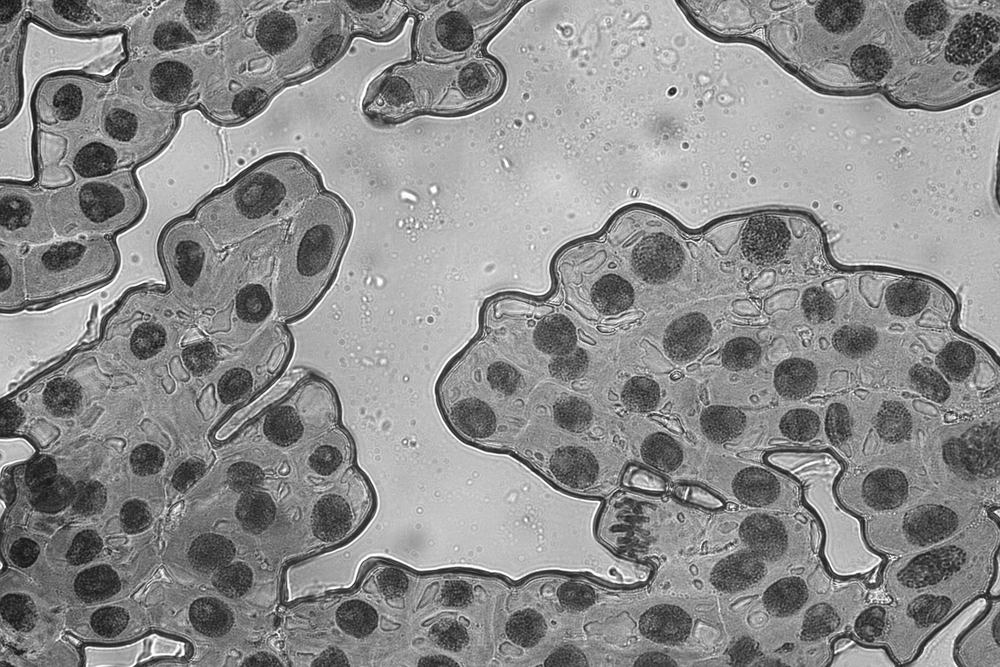
#> input picture Datasets/raw_dataset/input/346.png, 1000 x 667 px, shrunk from 3072 x 2048 before the run, found by its file name
$ jupyter execute duplicate_removal.ipynb
#> lines starting #> are read from the running program, lines starting #| are printed output that depends on the picture; after the words box and inside, x2 and y2 are one past the last pixel; in counts of white or black regions, pixels touching at a corner belong together
[cell 1]
import cv2
import matplotlib.pyplot as plt
import numpy as np

[cell 2]
IMAGE_PATH = "/Users/joaquincibeira/INA/346.png"

[cell 3]
image = cv2.imread(IMAGE_PATH, cv2.COLOR_BGR2GRAY)
#> image is the input picture: shape (667, 1000); min 16, max 255, mean 139.9

[cell 4]
plt.imshow(image)
plt.show()

[cell 5]
blurred = cv2.GaussianBlur(image, (11, 11), 0)
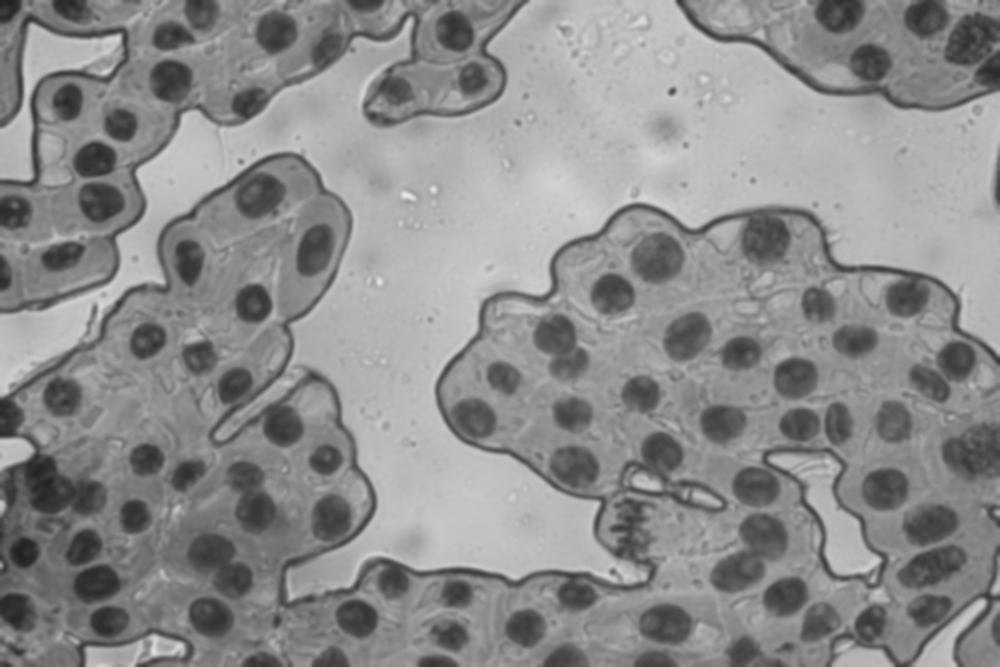
#> blurred: shape (667, 1000); min 32, max 235, mean 139.9

_, thresh = cv2.threshold(blurred, 100, 255, cv2.THRESH_TOZERO_INV)
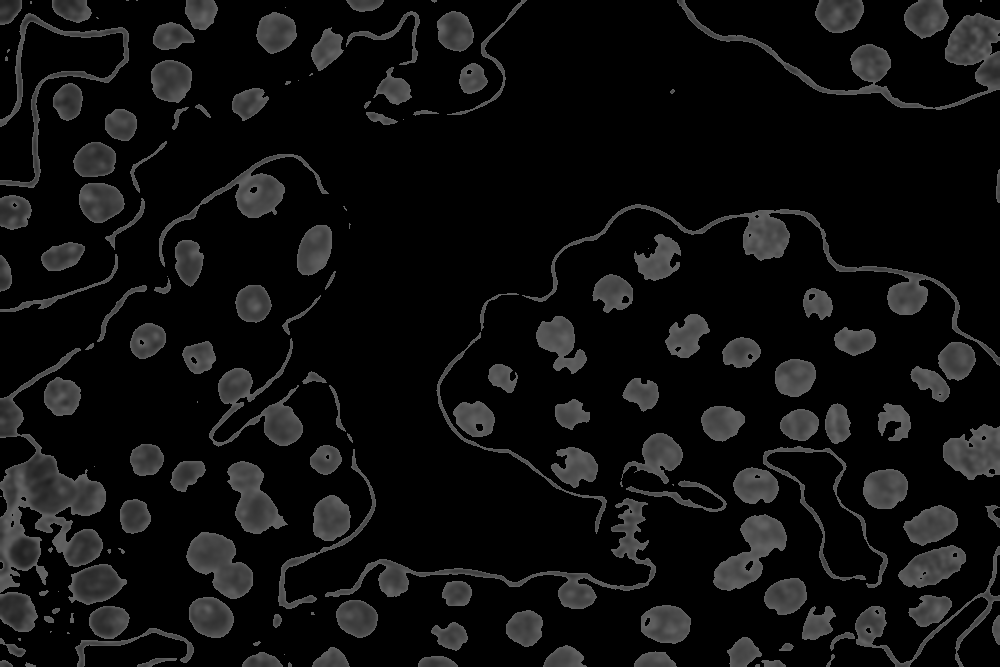
#> thresh: shape (667, 1000); min 0, max 100, mean 15.4

blurred_2 = cv2.GaussianBlur(thresh, (101, 101), 0)
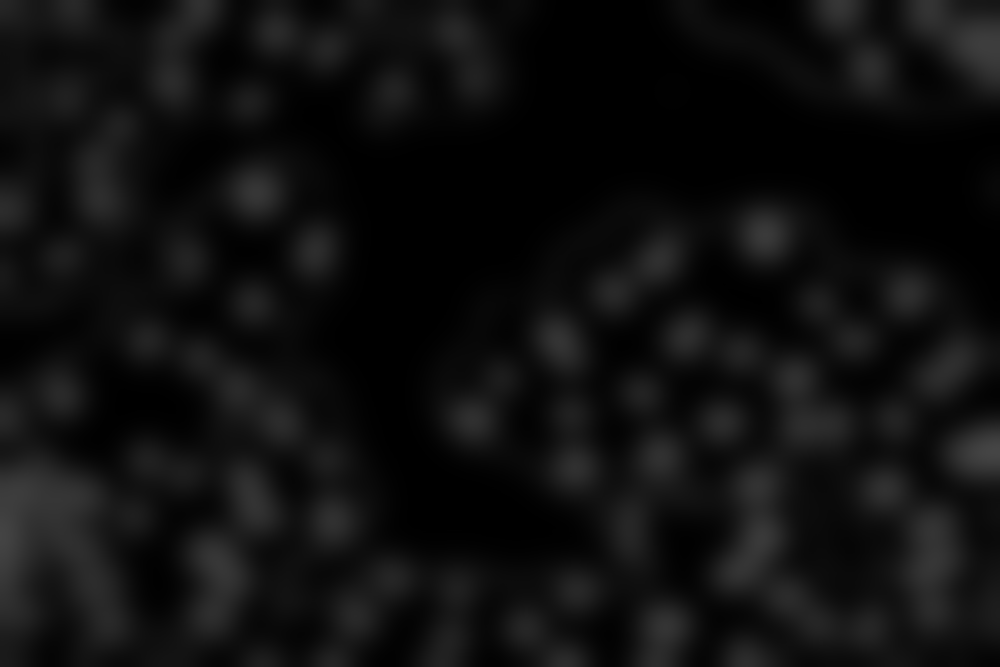
#> blurred_2: shape (667, 1000); min 0, max 69, mean 15.4


# Plot the original, blurred, and thresholded images
plt.figure(figsize=(12, 4))

plt.subplot(1, 3, 1)
plt.title('Original')
plt.imshow(image, cmap='gray')
plt.axis('off')

plt.subplot(1, 3, 2)
plt.title('Blurred')
plt.imshow(thresh, cmap='gray')
plt.axis('off')

plt.subplot(1, 3, 3)
plt.title('Thresholded')
plt.imshow(blurred_2, cmap='gray')
plt.axis('off')

plt.tight_layout()
plt.show()
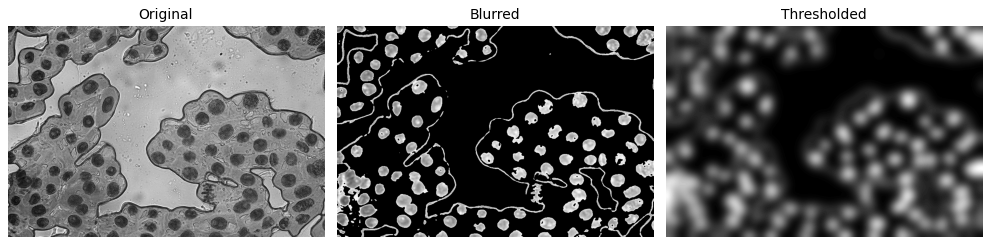
#> figure drawn by matplotlib, 3 panels

[cell 6]
kernel = cv2.getStructuringElement(cv2.MORPH_ELLIPSE, (3, 3))
cleaned = cv2.morphologyEx(thresh, cv2.MORPH_OPEN, kernel)

# Find contours
contours, _ = cv2.findContours(cleaned, cv2.RETR_EXTERNAL, cv2.CHAIN_APPROX_SIMPLE)
#> contours = 169 contours, 23 with area under 20; largest, box (x1, y1, x2, y2) and area: (0, 434, 106, 593) 8150, (325, 498, 656, 609) 4130, (739, 209, 1000, 366) 3970, (209, 340, 303, 447) 2860, (935, 13, 1000, 110) 2851

# Create output mask for detected circles
circle_mask = np.zeros_like(image)

# Loop through contours and keep only circles
for cnt in contours:
    area = cv2.contourArea(cnt)
    perimeter = cv2.arcLength(cnt, True)
    if perimeter == 0 or area == 0:
        continue
    circularity = 4 * np.pi * (area / (perimeter * perimeter))

    if 0.7 < circularity < 1.2 and 30 < area < 300:  # These ranges are important
        cv2.drawContours(circle_mask, [cnt], -1, 255, -1)
#> this loop made 169 passes
#> (area, perimeter, circularity) on passes 2, 5, 6: (20.5, 23.07, 0.484), (110, 56.14, 0.439), (54, 32.49, 0.643)
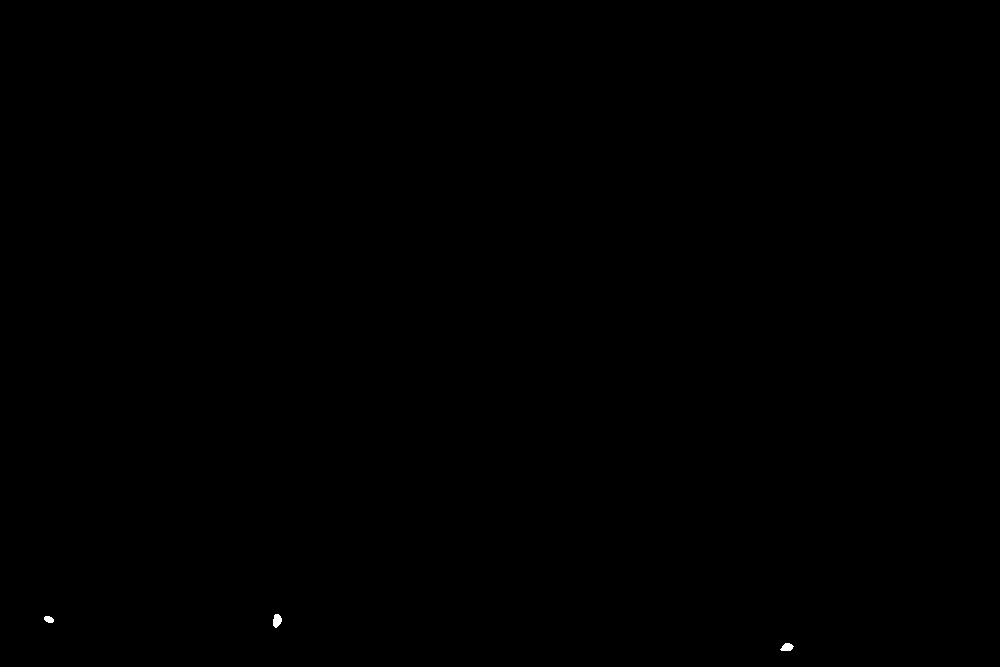
#> circle_mask: shape (667, 1000); 0.03% white; 3 white regions, box (x1, y1, x2, y2) and area: (273, 614, 282, 628) 94, (780, 643, 794, 651) 80, (44, 616, 54, 623) 54

# Display results
plt.figure(figsize=(12, 4))

plt.subplot(1, 3, 1)
plt.title('Original')
plt.imshow(image, cmap='gray')
plt.axis('off')

plt.subplot(1, 3, 2)
plt.title('Thresholded')
plt.imshow(thresh, cmap='gray')
plt.axis('off')

plt.subplot(1, 3, 3)
plt.title('Only Circles')
plt.imshow(circle_mask, cmap='gray')
plt.axis('off')

plt.tight_layout()
plt.show()

$ run again, with Datasets/raw_dataset/input/331.png copied over Datasets/raw_dataset/input/346.png
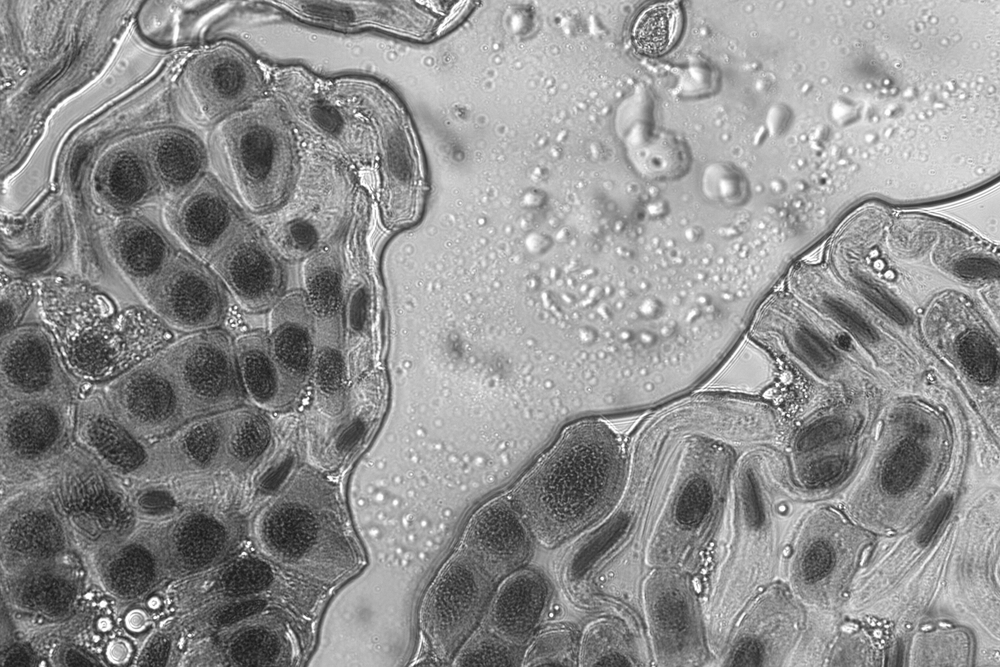
#> input picture Datasets/raw_dataset/input/331.png, 1000 x 667 px, shrunk from 3072 x 2048 before the run, found by its file name
#> image is the input picture: shape (667, 1000); min 24, max 255, mean 143.8
#> `blurred_2 = cv2.GaussianBlur(thresh, (101, 101), 0)`:
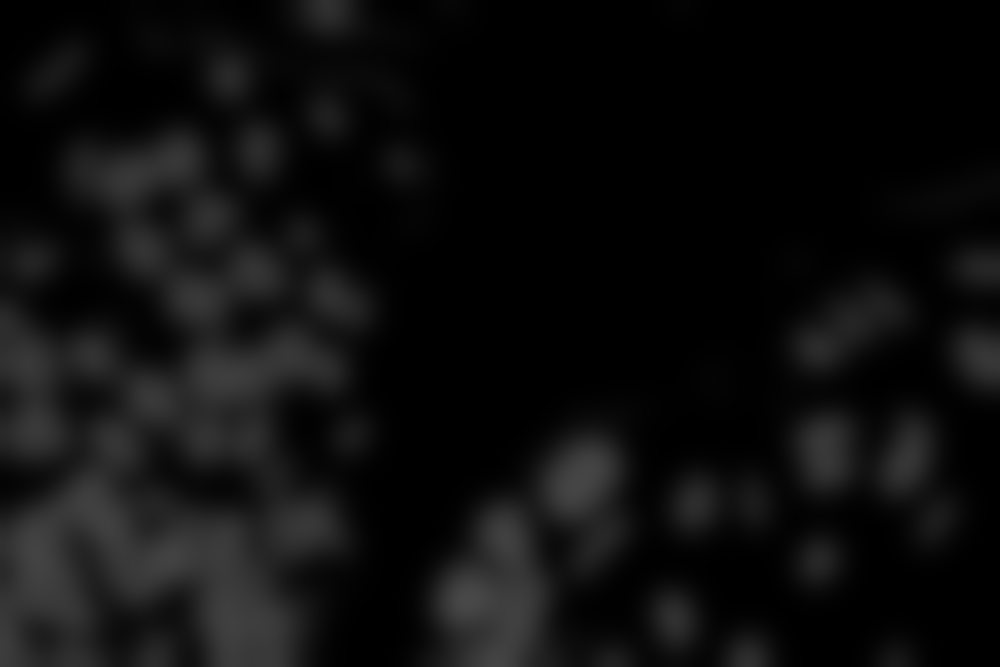
#> blurred_2: shape (667, 1000); min 0, max 73, mean 14
#> `plt.show()`:
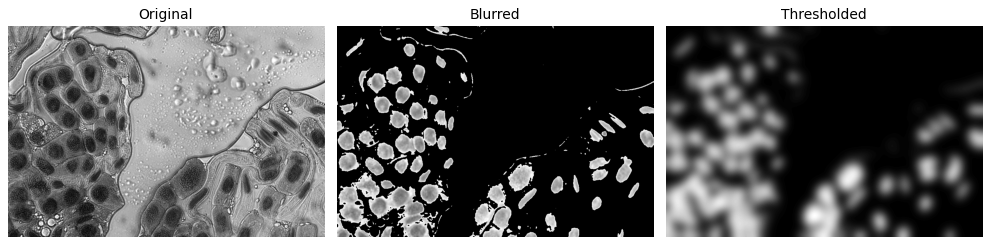
#> figure drawn by matplotlib, 3 panels
#> contours = 171 contours, 85 with area under 20; largest, box (x1, y1, x2, y2) and area: (4, 463, 319, 667) 26136, (434, 498, 550, 667) 9936, (184, 323, 344, 408) 6976, (539, 437, 622, 524) 4408, (263, 501, 352, 562) 3224
#> the loop `for cnt in contours:` made 171 passes
#> (area, perimeter, circularity) on passes 2, 3, 5: (138.5, 70.04, 0.355), (34.5, 31.56, 0.435), (383, 91.11, 0.58)

$ run again, with Datasets/raw_dataset/input/332.png copied over Datasets/raw_dataset/input/346.png
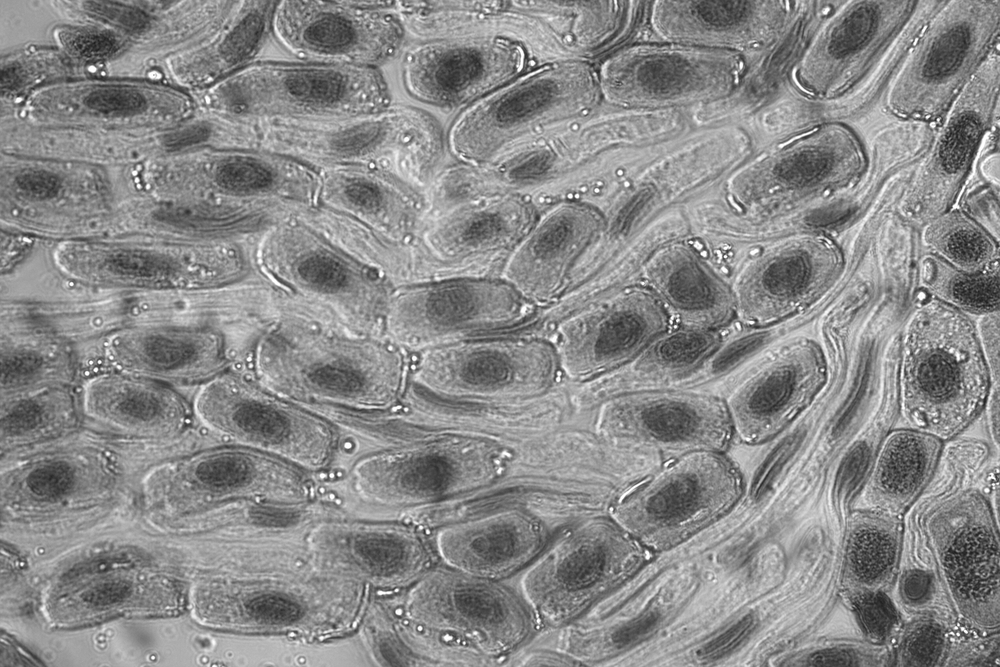
#> input picture Datasets/raw_dataset/input/332.png, 1000 x 667 px, shrunk from 3072 x 2048 before the run, found by its file name
#> image is the input picture: shape (667, 1000); min 30, max 255, mean 137.5
#> `blurred_2 = cv2.GaussianBlur(thresh, (101, 101), 0)`:
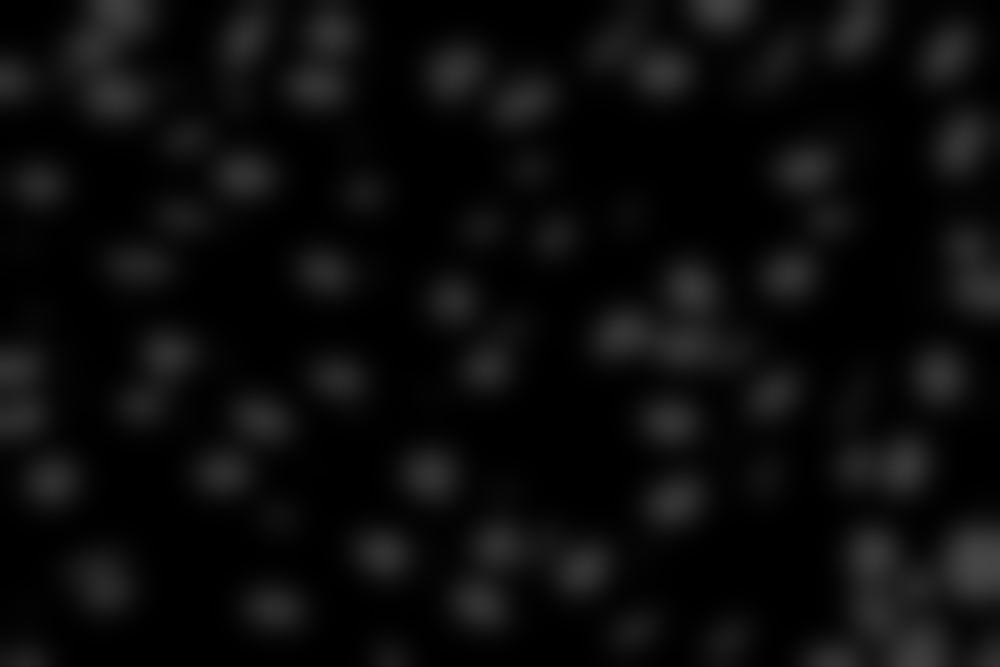
#> blurred_2: shape (667, 1000); min 0, max 70, mean 11.2
#> `plt.show()`:
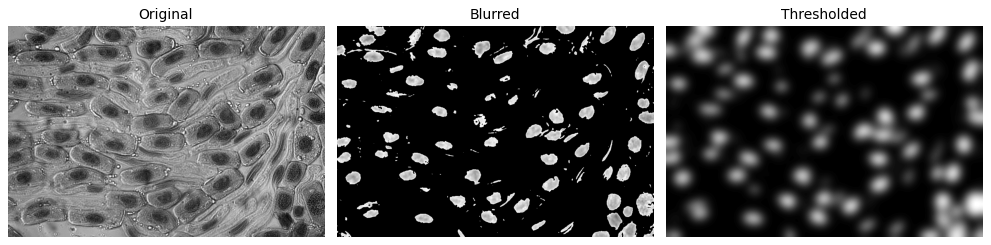
#> figure drawn by matplotlib, 3 panels
#> contours = 177 contours, 72 with area under 20; largest, box (x1, y1, x2, y2) and area: (944, 525, 1000, 602) 3032, (851, 530, 896, 583) 1786, (940, 112, 987, 178) 1748, (886, 617, 945, 667) 1740, (426, 50, 483, 104) 1726
#> the loop `for cnt in contours:` made 177 passes
#> (area, perimeter, circularity) on passes 3, 4, 7: (281, 107.4, 0.306), (802, 133.1, 0.569), (241, 72.77, 0.572)

$ run again, with Datasets/raw_dataset/input/333.png copied over Datasets/raw_dataset/input/346.png
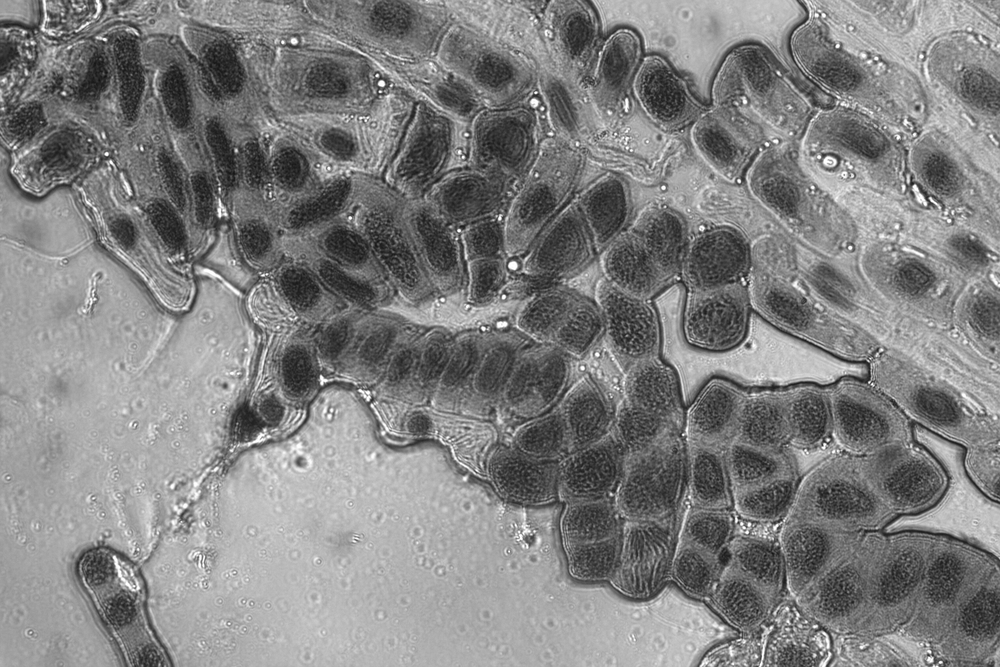
#> input picture Datasets/raw_dataset/input/333.png, 1000 x 667 px, shrunk from 3072 x 2048 before the run, found by its file name
#> image is the input picture: shape (667, 1000); min 19, max 255, mean 128.8
#> `blurred_2 = cv2.GaussianBlur(thresh, (101, 101), 0)`:
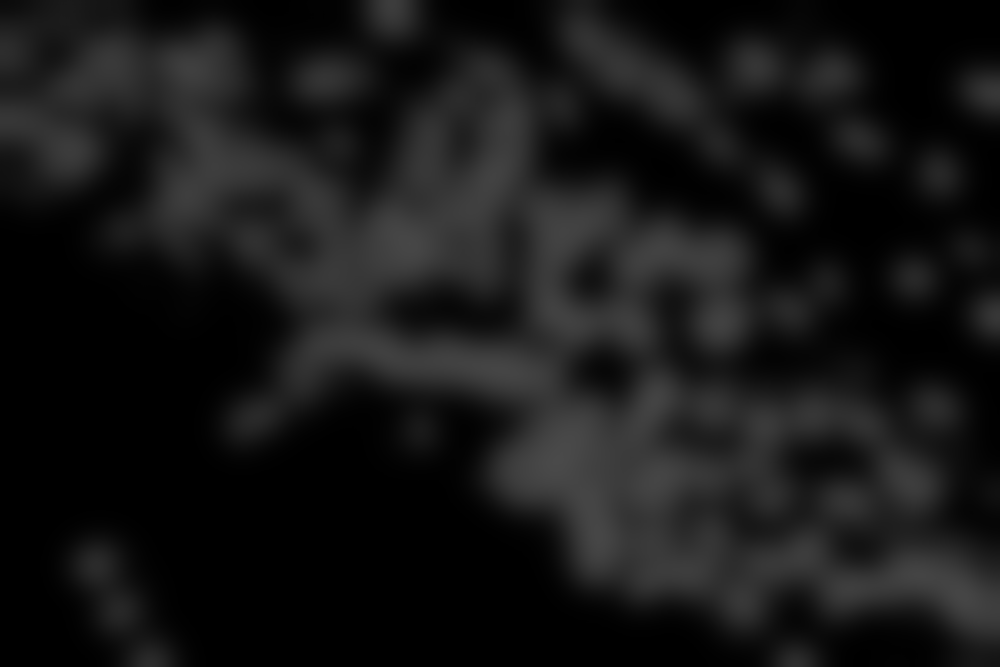
#> blurred_2: shape (667, 1000); min 0, max 74, mean 22.5
#> `plt.show()`:
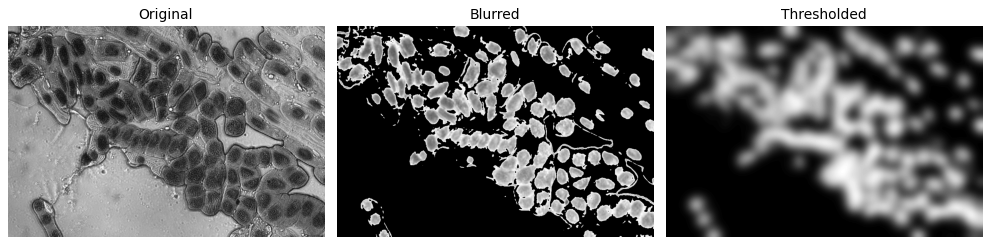
#> figure drawn by matplotlib, 3 panels
#> contours = 189 contours, 83 with area under 20; largest, box (x1, y1, x2, y2) and area: (142, 24, 535, 315) 45823, (274, 179, 871, 585) 45776, (621, 445, 734, 602) 9263, (819, 547, 1000, 642) 8716, (609, 212, 753, 292) 6564
#> the loop `for cnt in contours:` made 189 passes
#> (area, perimeter, circularity) on passes 3 to 5: (83.5, 51.56, 0.395), (20.5, 19.07, 0.708), (53.5, 34.73, 0.557)
